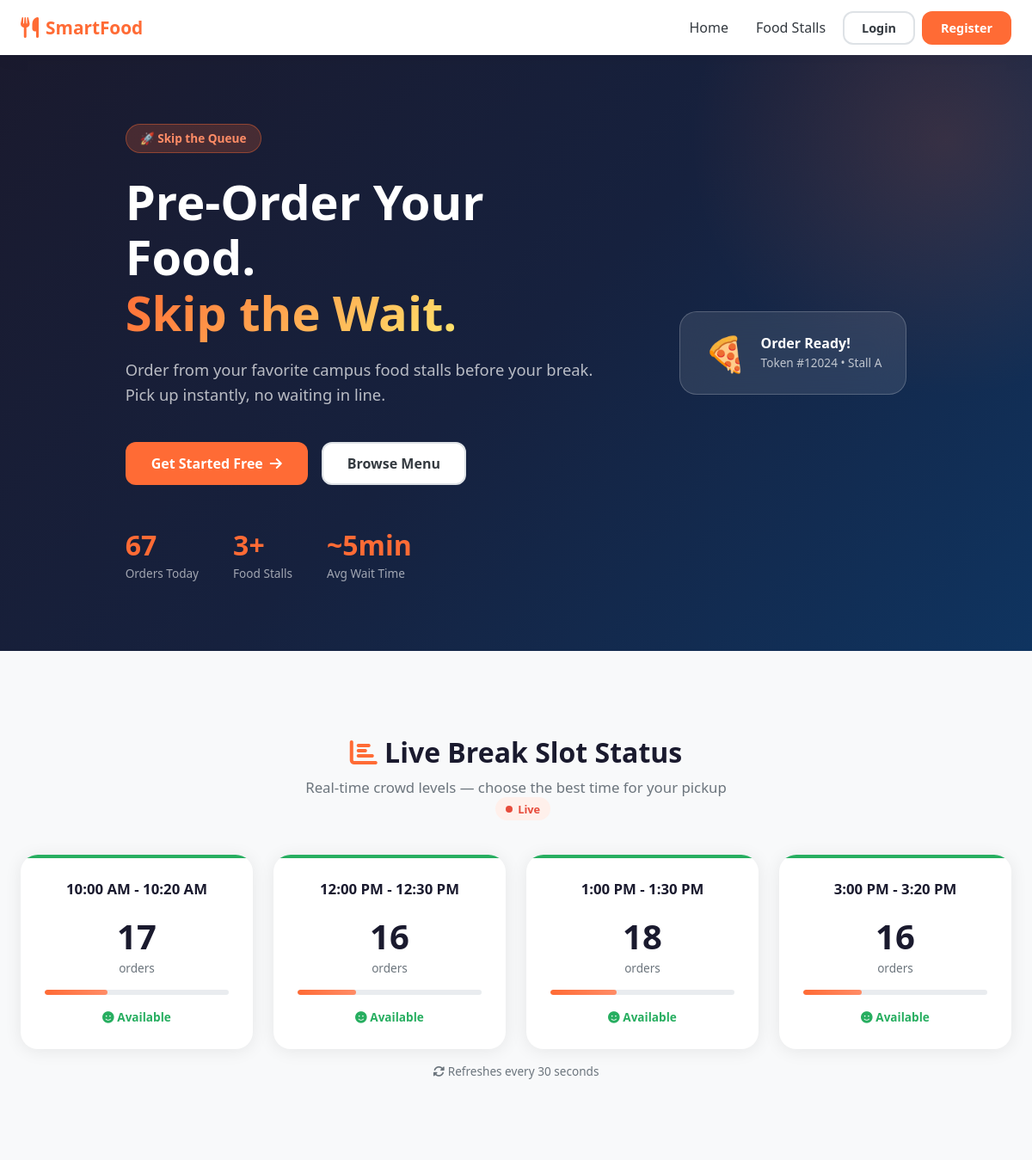
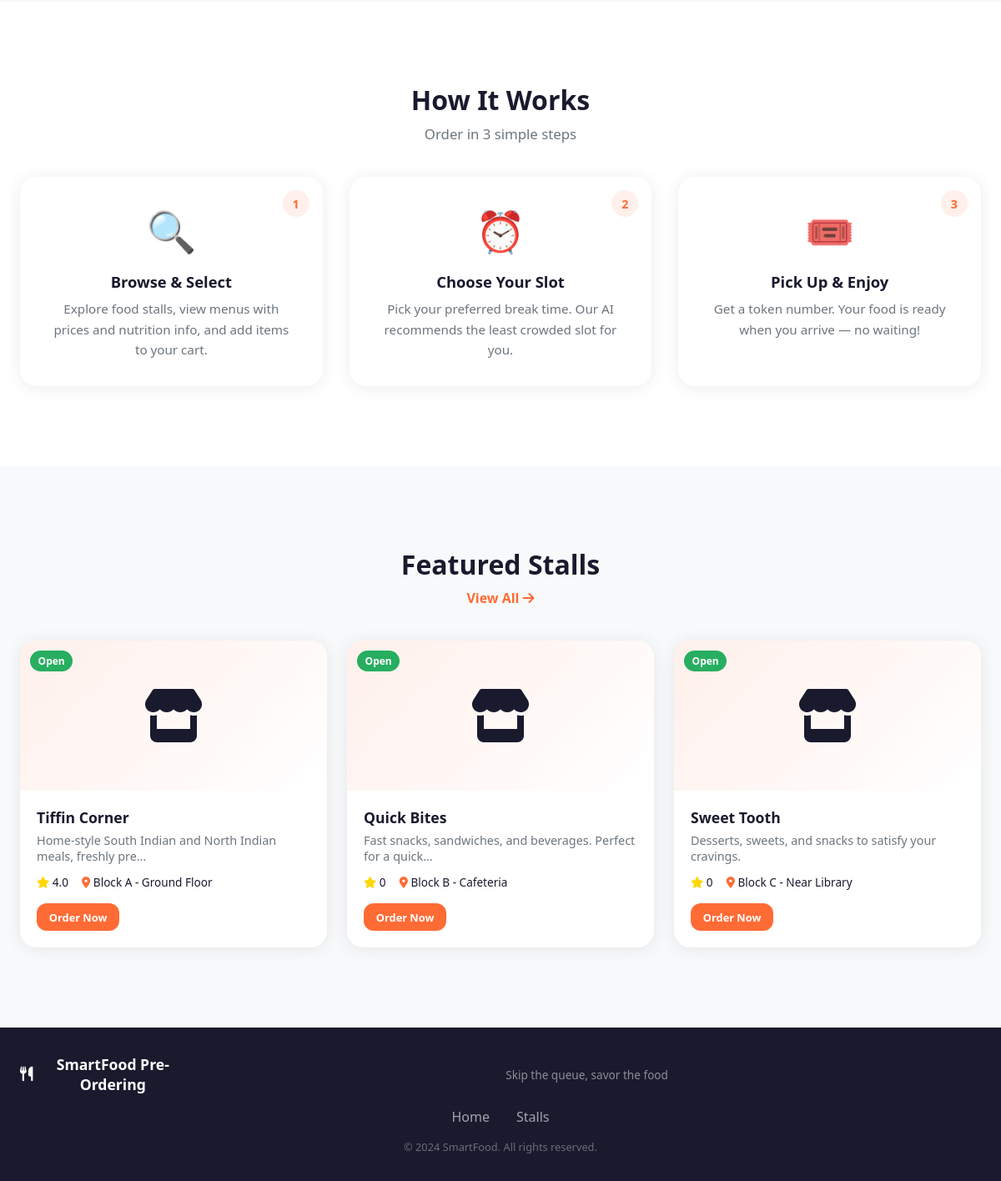
The page / on the database its author committed (2 pictures, top to bottom).
### apps/stalls/models.py (models this page shows, shortened)
class FoodStall(models.Model):
    name = models.CharField(max_length=100)
    description = models.TextField(blank=True)
    owner = models.ForeignKey(User, on_delete=models.SET_NULL, null=True, related_name='stalls')
    image = models.ImageField(upload_to='stalls/', blank=True, null=True)
    location = models.CharField(max_length=200, blank=True)
    is_open = models.BooleanField(default=True)
    created_at = models.DateTimeField(auto_now_add=True)
    @property
    def avg_rating(self):
        reviews = self.reviews.all()
        if reviews.exists():
            return round(sum(r.rating for r in reviews) / reviews.count(), 1)
        return 0

class StallReview(models.Model):
    stall = models.ForeignKey(FoodStall, on_delete=models.CASCADE, related_name='reviews')
    user = models.ForeignKey(User, on_delete=models.CASCADE)
    rating = models.IntegerField(choices=[(i, i) for i in range(1, 6)])
    comment = models.TextField(blank=True)
    created_at = models.DateTimeField(auto_now_add=True)
    class Meta:
        unique_together = ('stall', 'user')

### apps/orders/views.py (the view)
# urls.py: path('', views.home, name='home'),
def home(request):
    stalls = FoodStall.objects.filter(is_open=True)[:6]
    today = timezone.now().date()
    today_orders = Order.objects.filter(pickup_date=today)
    slot_info = []
    for slot_value, slot_label in BREAK_SLOT_CHOICES:
        count = today_orders.filter(break_slot=slot_value).count()
        if count < 20:
            level = 'low'
        elif count < 40:
            level = 'medium'
        else:
            level = 'high'
        slot_info.append({
            'value': slot_value,
            'label': slot_label,
            'count': count,
            'level': level,
        })
    context = {
        'stalls': stalls,
        'slot_info': slot_info,
        'today_total_orders': today_orders.count(),
    }
    return render(request, 'orders/home.html', context)

### templates/orders/home.html (shortened to what this page needs)
{% extends 'base/base.html' %}
{% load static %}
{% block content %}
<section class="hero">
    <div class="hero-content">
        <div class="hero-badge">🚀 Skip the Queue</div>
        <h1 class="hero-title">Pre-Order Your Food.<br><span class="gradient-text">Skip the Wait.</span></h1>
        <p class="hero-subtitle">Order from your favorite campus food stalls before your break. Pick up instantly, no waiting in line.</p>
        <div class="hero-actions">
            {% if user.is_authenticated %}
            <a href="{% url 'stall_list' %}" class="btn btn-primary btn-large">Browse Stalls <i class="fas fa-arrow-right"></i></a>
            <a href="{% url 'my_orders' %}" class="btn btn-outline btn-large">My Orders</a>
            {% else %}
            <a href="{% url 'register' %}" class="btn btn-primary btn-large">Get Started Free <i class="fas fa-arrow-right"></i></a>
            <a href="{% url 'stall_list' %}" class="btn btn-outline btn-large">Browse Menu</a>
            {% endif %}
        </div>
        <div class="hero-stats">
            <div class="hero-stat">
                <span class="hero-stat-num">{{ today_total_orders }}</span>
                <span class="hero-stat-label">Orders Today</span>
            </div>
            <div class="hero-stat">
                <span class="hero-stat-num">{{ stalls|length }}+</span>
                <span class="hero-stat-label">Food Stalls</span>
            </div>
            <div class="hero-stat">
                <span class="hero-stat-num">~5min</span>
                <span class="hero-stat-label">Avg Wait Time</span>
            </div>
        </div>
    </div>
    <div class="hero-visual">
        <div class="hero-card floating">
            <div class="hero-card-icon">🍕</div>
            <div class="hero-card-text">
                <strong>Order Ready!</strong>
                <span>Token #12024 • Stall A</span>
            </div>
        </div>
    </div>
</section>
<section class="section">
    <div class="container">
        <div class="section-header">
            <h2><i class="fas fa-chart-bar text-primary"></i> Live Break Slot Status</h2>
            <p>Real-time crowd levels — choose the best time for your pickup</p>
            <span class="live-badge"><span class="live-dot"></span> Live</span>
        </div>
        <div class="slot-grid" id="slotGrid">
            {% for slot in slot_info %}
            <div class="slot-card slot-{{ slot.level }}">
                <div class="slot-time">{{ slot.label }}</div>
                <div class="slot-orders">
                    <span class="slot-count">{{ slot.count }}</span>
                    <span class="slot-label">orders</span>
                </div>
                <div class="slot-bar">
                    <div class="slot-fill" style="width: {% widthratio slot.count 50 100 %}%"></div>
                </div>
                <div class="slot-status slot-status-{{ slot.level }}">
                    {% if slot.level == 'low' %}<i class="fas fa-smile"></i> Available
                    {% elif slot.level == 'medium' %}<i class="fas fa-meh"></i> Moderate
                    {% else %}<i class="fas fa-fire"></i> Peak Hour
                    {% endif %}
                </div>
            </div>
            {% endfor %}
        </div>
        <p class="slot-refresh-note"><i class="fas fa-sync-alt"></i> Refreshes every 30 seconds</p>
    </div>
</section>
<section class="section section-alt">
    <div class="container">
        <div class="section-header">
            <h2>How It Works</h2>
            <p>Order in 3 simple steps</p>
        </div>
        <div class="steps-grid">
            <div class="step-card">
                <div class="step-icon">🔍</div>
                <div class="step-num">1</div>
                <h3>Browse & Select</h3>
                <p>Explore food stalls, view menus with prices and nutrition info, and add items to your cart.</p>
            </div>
            <div class="step-card">
                <div class="step-icon">⏰</div>
                <div class="step-num">2</div>
                <h3>Choose Your Slot</h3>
                <p>Pick your preferred break time. Our AI recommends the least crowded slot for you.</p>
            </div>
            <div class="step-card">
                <div class="step-icon">🎟️</div>
                <div class="step-num">3</div>
                <h3>Pick Up & Enjoy</h3>
                <p>Get a token number. Your food is ready when you arrive — no waiting!</p>
            </div>
        </div>
    </div>
</section>
{% if stalls %}
<section class="section">
    <div class="container">
        <div class="section-header">
            <h2>Featured Stalls</h2>
            <a href="{% url 'stall_list' %}" class="view-all-link">View All <i class="fas fa-arrow-right"></i></a>
        </div>
        <div class="stall-grid">
            {% for stall in stalls %}
            <a href="{% url 'stall_detail' stall.pk %}" class="stall-card">
                <div class="stall-image">
                    {% if stall.image %}
                    <img src="{{ stall.image.url }}" alt="{{ stall.name }}">
                    {% else %}
                    <div class="stall-image-placeholder">
                        <i class="fas fa-store"></i>
                    </div>
                    {% endif %}
                    <div class="stall-badge {% if stall.is_open %}badge-open{% else %}badge-closed{% endif %}">
                        {% if stall.is_open %}Open{% else %}Closed{% endif %}
                    </div>
                </div>
                <div class="stall-info">
                    <h3>{{ stall.name }}</h3>
                    <p>{{ stall.description|truncatechars:60 }}</p>
                    <div class="stall-meta">
                        <span><i class="fas fa-star text-yellow"></i> {{ stall.avg_rating }}</span>
                        <span><i class="fas fa-map-marker-alt text-primary"></i> {{ stall.location }}</span>
                    </div>
                    <span class="btn btn-sm btn-primary">Order Now</span>
                </div>
            </a>
            {% endfor %}
        </div>
    </div>
</section>
{% endif %}
{% endblock %}

### rows shown on the page
FoodStall: is_open "Open", name "Tiffin Corner", description "Home-style South Indian and North Indian meals, freshly pre…", avg_rating "4.0", location "Block A - Ground Floor"
FoodStall: is_open "Open", name "Quick Bites", description "Fast snacks, sandwiches, and beverages. Perfect for a quick…", avg_rating "0", location "Block B - Cafeteria"
FoodStall: is_open "Open", name "Sweet Tooth", description "Desserts, sweets, and snacks to satisfy your cravings.", avg_rating "0", location "Block C - Near Library"

### other values the page prints
{{ today_total_orders }} "67"
{{ stalls|length }} "3"
{{ slot.label }} "10:00 AM - 10:20 AM" "12:00 PM - 12:30 PM" "1:00 PM - 1:30 PM" "3:00 PM - 3:20 PM"
{{ slot.count }} "17" "16" "18" "16"
